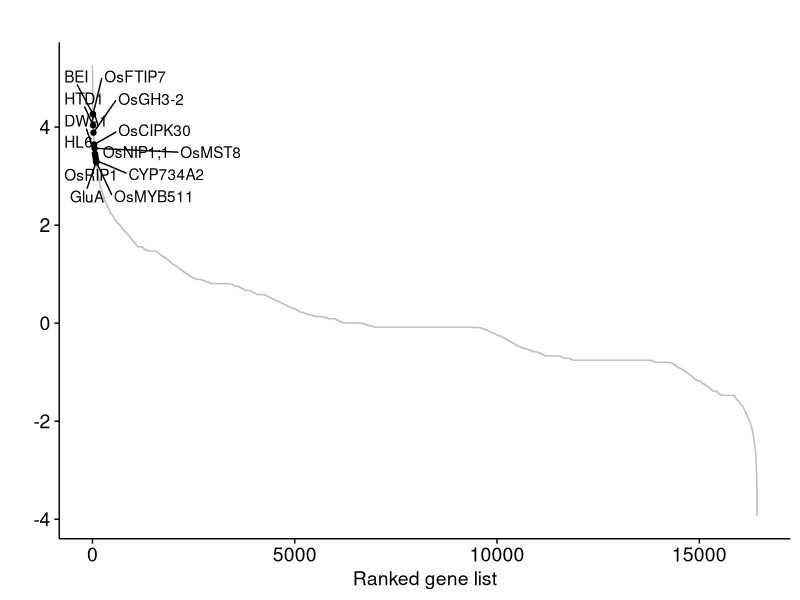

Recreate this plot in R.
library(dplyr)
library(ggplot2)
library(ggrepel)
dc <- read.table("ABD_distance_vs_pt_corr_rm_one_gene_tissue.txt")
dc <- dc[order(dc$V3,decreasing = F),]
dc$no <- c(1:nrow(dc))
dc$nor <- log(2/(1+dc$V3))
dc$nor_Z <- scale(dc$nor,scale = T,center = T)
wheat_func <- read.table("orth1v1_wheat_fucgene.txt",sep = "\t",stringsAsFactors = F)
rice_func <- read.table("orth1v1_rice_fucgene.txt",sep = "\t",stringsAsFactors = F)
og.sel.j <- left_join(dc,wheat_func,by=c("V1"="V1"))
og.sel.j <- left_join(og.sel.j,rice_func,by=c("V1"="V1"))
og.sel.j$func <- ifelse(is.na(og.sel.j$V2),NA,og.sel.j$V2)
og.sel.j$func <- ifelse(is.na(og.sel.j$V2.y),og.sel.j$func,og.sel.j$V2.y)
og.sel.j$func <- gsub(",.*","",og.sel.j$func)
orth <- read.table("Orthogroups_CS_ABD_1v1.txt",sep = "\t",stringsAsFactors = F,header = T)
orth$cs_A <- gsub("\\.[0-9]+","",orth$cs_A)
orth$cs_B <- gsub("\\.[0-9]+","",orth$cs_B)
orth$cs_D <- gsub("\\.[0-9]+","",orth$cs_D)
rownames(orth) <- orth$groups
p <- ggplot(og.sel.j)+geom_line(aes(no,nor_Z),color="grey")+
  geom_point(data=na.omit(og.sel.j[c(1:100),c("no","nor_Z","func")]),aes(no,nor_Z),color="black")+
  geom_text_repel(data=na.omit(og.sel.j[c(1:100),c("no","nor_Z","func")]),aes(no,nor_Z,label=func),max.overlaps = 35,color="black")+
  theme_classic(base_size = 14)+
  theme(axis.text = element_text(colour = "black",size = 14),
        axis.line = element_line(size = 0.5),
        axis.ticks = element_line(size = 0.5,colour = "black"),
        axis.title = element_text(size = 14),
        plot.title = element_text(hjust = 0.5))+
  labs(x="Ranked gene list",y="",title = "")
ggsave("func_of_gene_by_diagnosis_tissue.pdf",p,height = 4.5,width = 4.5,units = "in",dpi = 300)